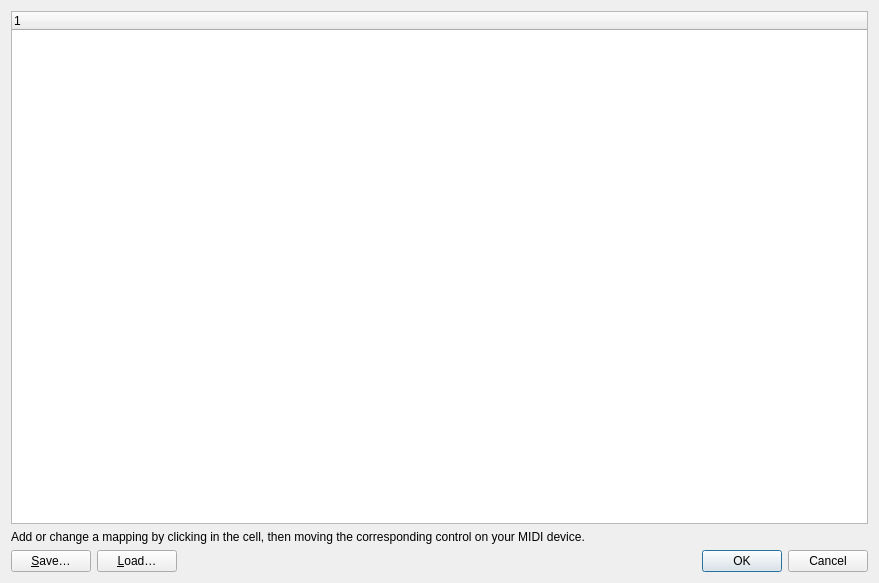
<?xml version="1.0" encoding="UTF-8"?>
<ui version="4.0">
 <class>MIDIMappingDialog</class>
 <widget class="QDialog" name="MIDIMappingDialog">
  <property name="geometry">
   <rect>
    <x>0</x>
    <y>0</y>
    <width>879</width>
    <height>583</height>
   </rect>
  </property>
  <property name="windowTitle">
   <string>MIDI controller setup</string>
  </property>
  <layout class="QVBoxLayout" name="verticalLayout">
   <item>
    <widget class="QTreeWidget" name="treeWidget">
     <column>
      <property name="text">
       <string notr="true">1</string>
      </property>
     </column>
    </widget>
   </item>
   <item>
    <widget class="QLabel" name="label_3">
     <property name="text">
      <string>Add or change a mapping by clicking in the cell, then moving the corresponding control on your MIDI device.</string>
     </property>
    </widget>
   </item>
   <item>
    <layout class="QHBoxLayout" name="horizontalLayout_2" stretch="0,0,1,0">
     <item>
      <widget class="QPushButton" name="save_button">
       <property name="text">
        <string>&amp;Save…</string>
       </property>
      </widget>
     </item>
     <item>
      <widget class="QPushButton" name="load_button">
       <property name="text">
        <string>&amp;Load…</string>
       </property>
      </widget>
     </item>
     <item>
      <spacer name="horizontalSpacer">
       <property name="orientation">
        <enum>Qt::Horizontal</enum>
       </property>
       <property name="sizeHint" stdset="0">
        <size>
         <width>40</width>
         <height>20</height>
        </size>
       </property>
      </spacer>
     </item>
     <item>
      <widget class="QDialogButtonBox" name="ok_cancel_buttons">
       <property name="orientation">
        <enum>Qt::Horizontal</enum>
       </property>
       <property name="standardButtons">
        <set>QDialogButtonBox::Cancel|QDialogButtonBox::Ok</set>
       </property>
      </widget>
     </item>
    </layout>
   </item>
  </layout>
 </widget>
 <resources/>
 <connections/>
</ui>
